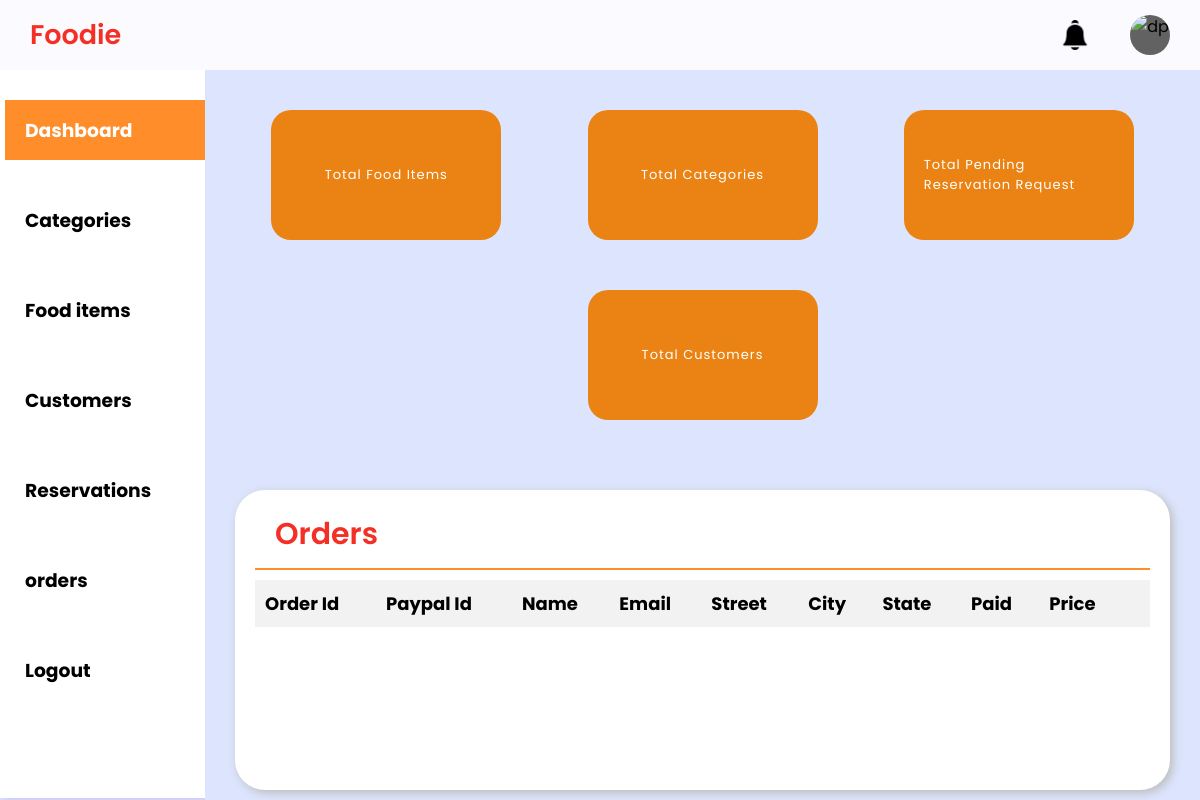
Before: /admin-dashboard-orders/ with the older database file.
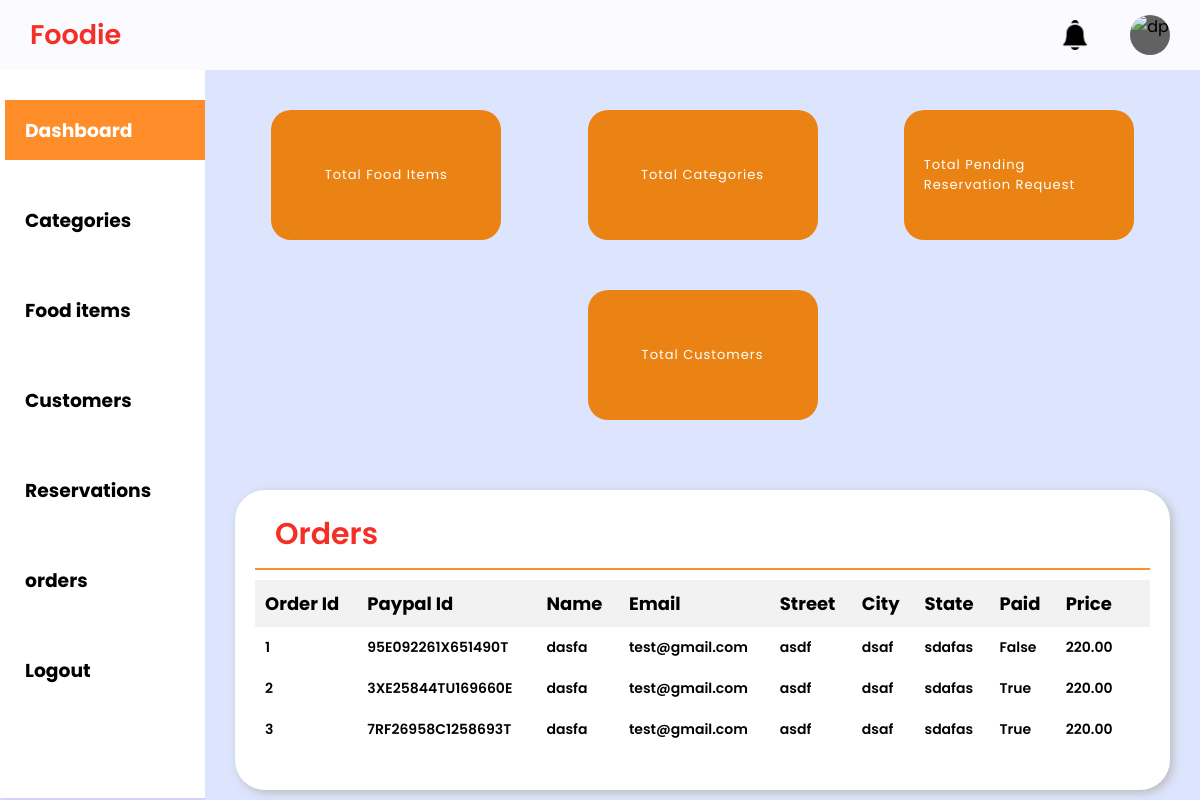
After: the same page with the newer database file.
### Home_App/models.py (models this page shows, shortened)
class OrderModel(models.Model):
    order_id = models.AutoField(primary_key=True)
    created_on = models.DateTimeField(auto_now_add=True)
    price = models.DecimalField(max_digits=7, decimal_places=2)
    customer = models.ForeignKey(customer_table,on_delete=models.CASCADE)
    name = models.CharField(max_length=50, blank=True)
    email = models.CharField(max_length=50, blank=True)
    street = models.CharField(max_length=50, blank=True)
    city = models.CharField(max_length=50, blank=True)
    state = models.CharField(max_length=15, blank=True)
    zip_code = models.IntegerField(blank=True, null=True)
    is_paid = models.BooleanField(default=False)
    paypal_order_id = models.CharField(max_length=50, unique=True)

### Home_App/views.py (the view)
# urls.py: path('admin-dashboard-orders/',hv.admin_orders,name='admin-dashboard-orders'),
def admin_orders(request):
    orders = OrderModel.objects.all()
    order_items = order_item_table.objects.all()
    return render(request,"admin-dashboard-orders.html",{ "orders": orders,"order_items": order_items })

### Template/admin-dashboard-orders.html (shortened to what this page needs)
{% extends 'admin-dashboard.html' %}
{% block content %}
<section class="category-table-section">
    <div class="category-table-section">
        <div class="report-container">
            <div class="report-header">
                <h1 class="recent-orders">Orders</h1>
            </div>
            <table class="report-body" style="width: 100%;">
                <thead class="report-topic-head">
                    <tr>
                        <th class="t-op">Order Id</th>
                        <th class="t-op">Paypal Id</th>
                        <th class="t-op">Name</th>
                        <th class="t-op">Email</th>
                        <th class="t-op">Street</th>
                        <th class="t-op">City</th>
                        <th class="t-op">State</th>
                        <th class="t-op">Paid</th>
                        <th class="t-op">Price</th>
                        <th class="t-op"></th>
                    </tr>
                </thead>
                <tbody class="items12">
                    {% for item in orders %}
                    <tr>
                        <td class="t-op-nextlvl">{{ item.order_id}}</td>
                        <td class="t-op-nextlvl">{{ item.paypal_order_id}}</td>
                        <td class="t-op-nextlvl">{{ item.name}}</td>
                        <td class="t-op-nextlvl">{{ item.email}}</td>
                        <td class="t-op-nextlvl">{{ item.street}}</td>
                        <td class="t-op-nextlvl">{{ item.city}}</td>
                        <td class="t-op-nextlvl">{{ item.state}}</td>
                        <td class="t-op-nextlvl">{{ item.is_paid}}</td>
                        <td class="t-op-nextlvl">{{ item.price}}</td>
                        <td class="t-op-nextlvl">
                        </td>
                    </tr>
                    {% endfor %}
                </tbody>
            </table>
        </div>
    </div>
</section>
{% endblock %}

### Template/admin-dashboard.html (shortened to what this page needs)
<!DOCTYPE html>
<html lang="en">
{% load static %}
<head>
    <link rel="stylesheet" href="{% static 'css/admin-dash-style.css' %} ">
</head>
<body>
    <header>
        <div class="logosec">
            <div class="logo">Foodie</div>
        </div>
        <div class="message">
            {% if reservation_count > 0 %}
            <img src="{% static 'images/bell-notification.png' %}" class="icn" alt="">
            {% else %}
            <img src="{% static 'images/bell.png' %}" class="icn" alt="">
            {% endif %}
            <div class="dp">
                <img src="https://media.geeksforgeeks.org/wp-content/uploads/20221210180014/profile-removebg-preview.png"
                    class="dpicn" alt="dp">
            </div>
        </div>
    </header>
    <div class="main-container">
        <div class="navcontainer">
            <nav class="nav">
                <div class="nav-upper-options">
                    <div class="nav-option option1">
                        <h3> <a href="/admin-dashboard" class="a-dash ">Dashboard</a></h3>
                    </div>
                    <div class="option2 nav-option">
                        <a href="{% url 'admin-dashboard-section' section='categories' %}">
                            <h3> Categories</h3>
                        </a>
                    </div>
                    <div class="nav-option option3">
                        <a href="{% url 'admin-dashboard-section' section='foodItems' %}">
                            <h3> Food items</h3>
                        </a>
                    </div>
                    <div class="nav-option option4">
                        <a href="{% url 'admin-dashboard-section' section='customers' %}">
                            <h3> Customers</h3>
                        </a>
                    </div>
                    <div class="nav-option option6">
                        <a href="{% url 'admin-dashboard-section' section='reservation' %}">
                            <h3> Reservations</h3>
                        </a>
                    </div>
                    <div class="nav-option option7">
                        <a href="{% url 'admin-dashboard-orders' %}">
                            <h3> orders</h3>
                        </a>
                    </div>
                    <div class="nav-option logout">
                        <a href="{% url 'signout' %}">
                            <h3>Logout</h3>
                        </a>
                    </div>
                </div>
            </nav>
        </div>
        <div class="main">
            <div class="box-container">
                <div class="box box1">
                    <div class="text">
                        <h2 class="topic">Total Food Items</h2>
                    </div>
                </div>
                <div class="box box2">
                    <div class="text">
                        <h2 class="topic">Total Categories</h2>
                    </div>
                </div>
                <div class="box box4">
                    <div class="text">
                        <h2 class="topic">Total Pending Reservation Request</h2>
                    </div>
                </div>
                <div class="box box5">
                    <div class="text">
                        <h2 class="topic">Total Customers</h2>
                    </div>
                </div>
            </div>
            <div class="main-content">
                {% block content %}{% endblock %}
            </div>
</body>
</html>

### Static/css/admin-dash-style.css (style rules this page uses)
* { margin: 0; padding: 0; box-sizing: border-box; font-family: "Poppins", sans-serif; }
:root { --background-color1: #fafaff; --background-color2: #ffffff; --background-color3: #ededed; --background-color4: #cad7fda4; --primary-color: hsl(3, 90%, 55%); --secondary-color: hsl(31, 84%, 50%); --Border-color: #ee0909; --one-use-color: hsl(31, 84%, 50%); --two-use-color: hsl(31, 84%, 50%); }
body { background-color: var(--background-color4); max-width: 100%; overflow-x: hidden; }
header { height: 70px; width: 100vw; padding: 0 30px; background-color: var(--background-color1); position: fixed; z-index: 100; display: flex; justify-content: space-between; align-items: center; }
.logo { font-size: 27px; font-weight: 600; color: hsl(3, 90%, 55%);; }
.icn { height: 30px; }
.searchbar, .message, .logosec { display: flex; align-items: center; justify-content: center; }
.logosec { gap: 60px; }
.message { gap: 40px; position: relative; cursor: pointer; }
.dp { height: 40px; width: 40px; background-color: #626262; border-radius: 50%; display: flex; align-items: center; justify-content: center; overflow: hidden; }
.main-container { display: flex; width: 100vw; position: relative; top: 70px; z-index: 1; }
.dpicn { height: 42px; }
.main { height: calc(100vh - 70px); width: 100%; overflow-y: scroll; overflow-x: hidden; padding: 40px 30px 30px 30px; }
.box-container { display: flex; justify-content: space-evenly; align-items: center; flex-wrap: wrap; gap: 50px; }
.nav { min-height: 91vh; width: 250px; background-color: var(--background-color2); position: absolute; top: 0px; left: 00; box-shadow: 1px 1px 10px rgba(198, 189, 248, 0825); display: flex; flex-direction: column; justify-content: space-between; overflow: hidden; padding: 30px 0 20px 10px; }
.navcontainer { height: calc(100vh - 70px); width: 250px; position: relative; overflow-y: scroll; overflow-x: hidden; transition: all 0.5s ease-in-out; }
.nav-option { width: 250px; height: 60px; display: flex; align-items: center; padding: 0 30px 0 20px; gap: 20px; transition: all 0.1s ease-in-out; }
.nav-upper-options { display: flex; flex-direction: column; align-items: center; gap: 30px; }
.option1 { background-color: hsl(28, 100%, 58%); color: white; cursor: pointer; }
.box { height: 130px; width: 230px; border-radius: 20px; padding: 20px; display: flex; align-items: center; justify-content: space-around; cursor: pointer; transition: transform 0.3s ease-in-out; }
.box:nth-child(1) { background-color: var(--one-use-color); }
.box:nth-child(2) { background-color: var(--two-use-color); }
.box:nth-child(3) { background-color: var(--one-use-color); }
.box:nth-child(4) { background-color: var(--two-use-color); }
.box .text { color: white; }
.topic { font-size: 13px; font-weight: 400; letter-spacing: 1px; }
.report-container { min-height: 300px; max-width: 1200px; margin: 70px auto 0px auto; background-color: #ffffff; border-radius: 30px; box-shadow: 3px 3px 10px rgb(188, 188, 188); padding: 0px 20px 20px 20px; }
.report-header { height: 80px; width: 100%; display: flex; align-items: center; justify-content: space-between; padding: 20px 20px 10px 20px; border-bottom: 2px solid hsl(28, 100%, 58%); }
.recent-orders { font-size: 30px; font-weight: 600; color: hsl(3, 90%, 55%);; }
.report-body { max-width: 1160px; overflow-x: auto; padding: 20px; }
.t-op { font-size: 18px; letter-spacing: 0px; }
.t-op-nextlvl { font-size: 14px; letter-spacing: 0px; font-weight: 600; }
.logo { color: hsl(3, 90%, 55%); }
a { text-decoration: none; color: black; }
.a-dash { color: white; }

### Template/admin-dashboard-orders.html (style rules this page uses)
.report-body { width: 100%; border-collapse: collapse; margin-top: 10px; }
.report-topic-head th { background-color: #f2f2f2; padding: 10px; border: 0px solid #ddd; text-align: left; }
.items12 td { padding: 10px; border: 0px solid #ddd; }

Changed rows visible on the page:
added OrderModel: order_id "1", paypal_order_id "95E092261X651490T", name "dasfa", email "test@gmail.com", street "asdf", city "dsaf", state "sdafas", is_paid "False", price "220.00"
added OrderModel: order_id "2", paypal_order_id "3XE25844TU169660E", name "dasfa", email "test@gmail.com", street "asdf", city "dsaf", state "sdafas", is_paid "True", price "220.00"
added OrderModel: order_id "3", paypal_order_id "7RF26958C1258693T", name "dasfa", email "test@gmail.com", street "asdf", city "dsaf", state "sdafas", is_paid "True", price "220.00"
